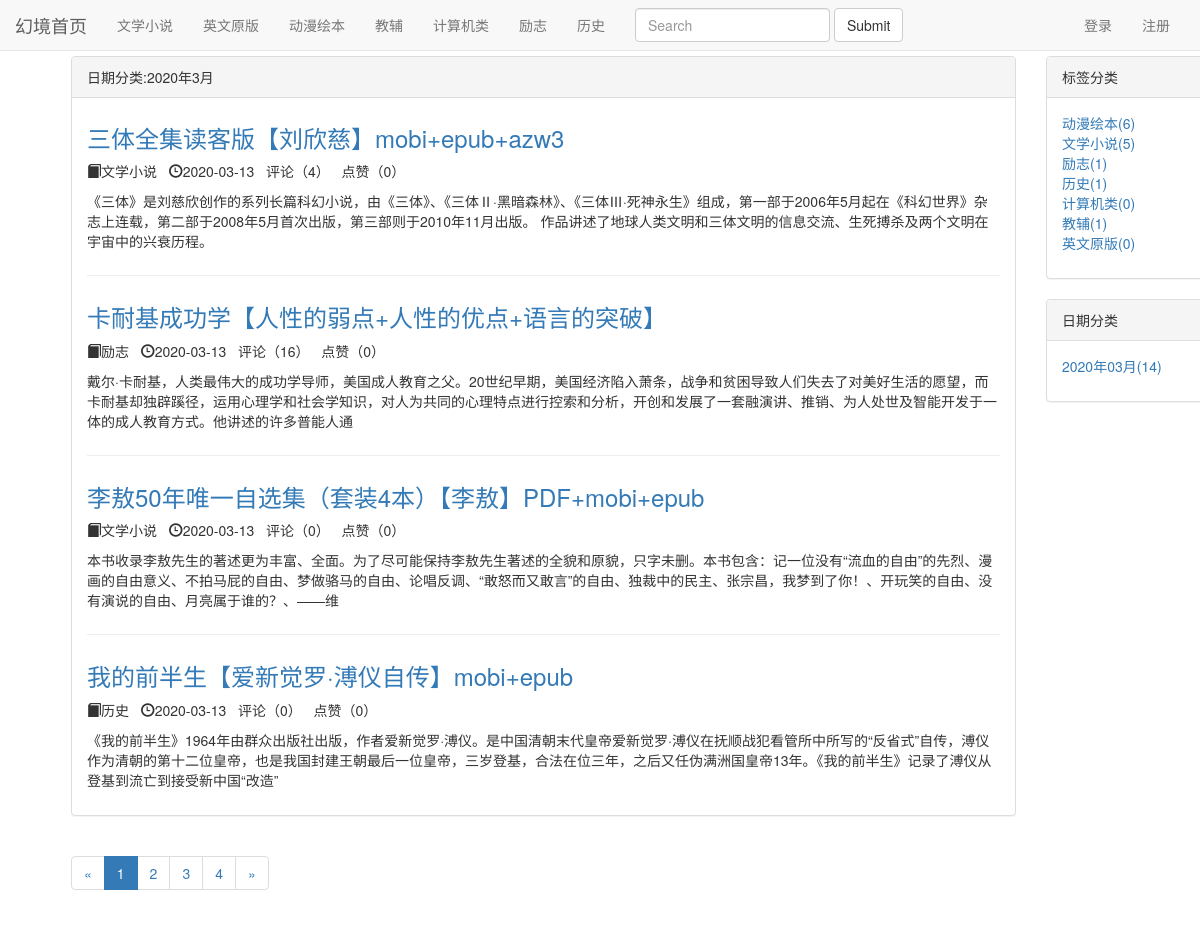
Screenshot of /blog/date/2020/3 with the database file from the repository.
### blog/models.py (models this page shows, shortened)
class Blog(models.Model):
    title = models.CharField(max_length=50)
    blog_type = models.ForeignKey(BlogType, on_delete=models.CASCADE)
    content = RichTextUploadingField()
    author = models.ForeignKey(User, on_delete=models.CASCADE)
    created_time = models.DateTimeField(auto_now_add=True)
    last_updated_time = models.DateTimeField(auto_now=True)
    class Meta:
        ordering = ['-created_time']

class BlogType(models.Model):
    type_name = models.CharField(max_length=15)
    def __str__(self):
        return self.type_name

### likes/models.py (models this page shows)
class LikeCount(models.Model):
    content_type = models.ForeignKey(ContentType, on_delete=models.CASCADE)
    object_id = models.PositiveIntegerField()
    content_object = GenericForeignKey('content_type', 'object_id')
    liked_num = models.IntegerField(default=0)

### blog/views.py (the view)
# urls.py: path('date/<int:year>/<int:month>', views.blogs_with_date, name="blogs_with_date"),
def blogs_with_date(request, year, month):
    blogs_all_list = Blog.objects.filter(created_time__year=year, created_time__month=month)
    context = get_blog_list_common_date(request, blogs_all_list)
    context['blogs_with_date'] = '%s年%s月' % (year, month)
    return render(request,'blog/blogs_with_date.html', context)

### user/forms.py (shortened to what this page needs)
class LoginForm(forms.Form):
    username = forms.CharField(label='用户名',
                                widget=forms.TextInput(attrs={'class':'form-control', 'placeholder':'请输入用户名'}))
    password = forms.CharField(label='密码',
                                widget=forms.PasswordInput(attrs={'class':'form-control', 'placeholder':'请输入密码'}))

### comment/templatetags/comment_tags.py (called while the page is built)
@register.simple_tag
def  get_comment_count(obj):
    content_type = ContentType.objects.get_for_model(obj)
    return Comment.objects.filter(content_type=content_type, object_id=obj.pk).count()

### likes/templatetags/likes_tags.py (called while the page is built)
@register.simple_tag
def get_like_count(obj):
    content_type = ContentType.objects.get_for_model(obj)
    like_count, created = LikeCount.objects.get_or_create(content_type=content_type, object_id=obj.pk)
    return like_count.liked_num

### user/context_processors.py (called while the page is built)
def login_modal_form(request):
    return {'login_modal_form': LoginForm()}

### blog/templates/blog/blogs_with_date.html (shortened to what this page needs)
{% extends 'blog/blog_list.html' %}
{% block blog_box_titile %}
    日期分类:{{ blogs_with_date }}
{% endblock %}

### blog/templates/blog/blog_list.html (shortened to what this page needs)
{% extends 'base.html' %}
{% load staticfiles %}
{% load comment_tags %}
{% load likes_tags %}
{% block header_extends %}
    <link rel="stylesheet" href="{% static 'blog.css' %}">
{% endblock %}
{% block content %}
    <div class="container">
        <div class="row">
            <div class="col-xs-12 col-sm-8 col-md-9 col-lg-10">
                <div class="panel panel-default">
                    <div class="panel-heading">{% block blog_box_titile %}一共有{{ page_of_blogs.paginator.count }}本书籍分享{% endblock %}</div>
                    <div class="panel-body">
                        {% for blog in blogs %}
                            <div class="blog-box">
                                <h3><a href="{% url 'blog_detail' blog.pk %}">{{ blog.title }}</a></h3>
                                <p class="blog-info">
                                    <span class="glyphicon glyphicon-book" aria-hidden="true"></span>{{ blog.blog_type }}&nbsp;&nbsp;
                                    <span class="glyphicon glyphicon-time" aria-hidden="true"></span>{{ blog.created_time|date:"Y-m-d" }}&nbsp;&nbsp;
                                    评论（{% get_comment_count blog %}）&nbsp;&nbsp;
                                    点赞（{% get_like_count blog %}）
                                </p>
                                <p>{{ blog.content|truncatechars:150 }}</p>
                            </div>
                        {% empty %}
                            <div class="blog-box">
                                <h3>-- 暂无分享，敬请期待 --</h3>
                            </div>
                        {% endfor %}
                    </div>
                </div>
                <div>
                    <div class="paginator">
                        <ul class="pagination">
                            <li>
                                {% if page_of_blogs.has_previous %}
                                    <a href="?page={{ page_of_blogs.previous_page_number}}" aria-label="Previous">
                                        <span aria-hidden="true">&laquo;</span>
                                    </a>
                                {% else %}
                                    <span aria-hidden="true">&laquo;</span>
                                {% endif %}
                            </li>
                            {% for page_num in page_range %}
                                {% if page_num == page_of_blogs.number %}
                                    <li class="active"><span>{{ page_num }}</span></li>
                                {% else %}
                                    {% if page_num == '...' %}
                                        <li><span>{{ page_num }}</span></li>
                                    {% else %}
                                        <li><a href="?page={{page_num}}">{{ page_num }}</a></li>
                                    {% endif %}
                                {% endif %}
                            {% endfor %}
                            <li>
                                {% if page_of_blogs.has_next %}
                                    <a href="?page={{ page_of_blogs.next_page_number }}" aria-label="Next">
                                        <span aria-hidden="true">&raquo;</span>
                                    </a>
                                {% else %}
                                    <span aria-hidden="true">&raquo;</span>
                                {% endif %}
                            </li>
                        </ul>
                    </div>
                </div>
            </div>
            <div class="hidden-xs col-sm-4 col-md-3 col-lg-2">
                <div class="panel panel-default">
                    <div class="panel-heading">标签分类</div>
                    <div class="panel-body">
                        <ul class="blog-lables">
                            {% for blog_type in blog_types %}
                                <li><a href="{% url 'blogs_with_type' blog_type.pk %}">{{ blog_type.type_name }}({{ blog_type.blog_count }})</a></li>
                            {% empty %}
                            <li>暂无</li>
                            {% endfor %}
                        </ul>
                    </div>
                </div>
                <div class="panel panel-default">
                    <div class="panel-heading">日期分类</div>
                    <div class="panel-body">
                        <ul>
                            {% for blog_date, blog_count in blog_dates.items %}
                                <li>
                                    <a href="{% url 'blogs_with_date' blog_date.year blog_date.month %}">{{ blog_date|date:"Y年m月"}}({{ blog_count }})</a>
                                </li>
                            {% endfor %}
                        </ul>
                    </div>
                </div>
            </div>
        </div>
    </div>
{% endblock %}

### static/base.css (style rules this page uses)
* { padding: 0; margin: 0; }
body { padding: 56px; }
ul { list-style-type:none!important; }

### static/blog.css (style rules this page uses)
ul.blog-lables { list-style-type: none; }
div.blog-box:not(:last-child) { margin-bottom: 2em; padding-bottom: 1em; border-bottom: 1px solid #eee; }
div.blog-box h3 { margin-top: 0.5em; }

### rows the page displays
Blog: title "三体全集读客版【刘欣慈】mobi+epub+azw3", blog_type "文学小说", created_time "2020-03-13", id "4", id.liked_num "0", content "《三体》是刘慈欣创作的系列长篇科幻小说，由《三体》、《三体Ⅱ·黑暗森林》、《三体Ⅲ·死神永生》组成，第一部于2006年5月起在《科幻世界》杂志上连载，第二部于2008年5月首次出版，第三部则于2010年11月出版。 作品讲述了地球人类文明和三体文明的信息交流、生死搏杀及两个文明在宇宙中的兴衰历程。"
Blog: title "卡耐基成功学【人性的弱点+人性的优点+语言的突破】", blog_type "励志", created_time "2020-03-13", id "16", id.liked_num "0", content "戴尔·卡耐基，人类最伟大的成功学导师，美国成人教育之父。20世纪早期，美国经济陷入萧条，战争和贫困导致人们失去了对美好生活的愿望，而卡耐基却独辟蹊径，运用心理学和社会学知识，对人为共同的心理特点进行控索和分析，开创和发展了一套融演讲、推销、为人处世及智能开发于一体的成人教育方式。他讲述的许多普能人通"
Blog: title "李敖50年唯一自选集（套装4本）【李敖】PDF+mobi+epub", blog_type "文学小说", created_time "2020-03-13", id "0", id.liked_num "0", content "本书收录李敖先生的著述更为丰富、全面。为了尽可能保持李敖先生著述的全貌和原貌，只字未删。本书包含：记一位没有“流血的自由”的先烈、漫画的自由意义、不拍马屁的自由、梦做骆马的自由、论唱反调、“敢怒而又敢言”的自由、独裁中的民主、张宗昌，我梦到了你！、开玩笑的自由、没有演说的自由、月亮属于谁的？、——维"
Blog: title "我的前半生【爱新觉罗·溥仪自传】mobi+epub", blog_type "历史", created_time "2020-03-13", id "0", id.liked_num "0", content "《我的前半生》1964年由群众出版社出版，作者爱新觉罗·溥仪。是中国清朝末代皇帝爱新觉罗·溥仪在抚顺战犯看管所中所写的“反省式”自传，溥仪作为清朝的第十二位皇帝，也是我国封建王朝最后一位皇帝，三岁登基，合法在位三年，之后又任伪满洲国皇帝13年。《我的前半生》记录了溥仪从登基到流亡到接受新中国“改造”"
BlogType: type_name "动漫绘本", blog_count "6"
BlogType: type_name "文学小说", blog_count "5"
BlogType: type_name "励志", blog_count "1"
BlogType: type_name "历史", blog_count "1"
BlogType: type_name "计算机类", blog_count "0"
BlogType: type_name "教辅", blog_count "1"
BlogType: type_name "英文原版", blog_count "0"

### other values shown
{{ blogs_with_date }} "2020年3月"
{{ page_num }} "1"
{{ page_num }} "2" "3" "4"
{{ blog_date|date:"Y年m月" }} "2020年03月"
{{ blog_count }} "14"
